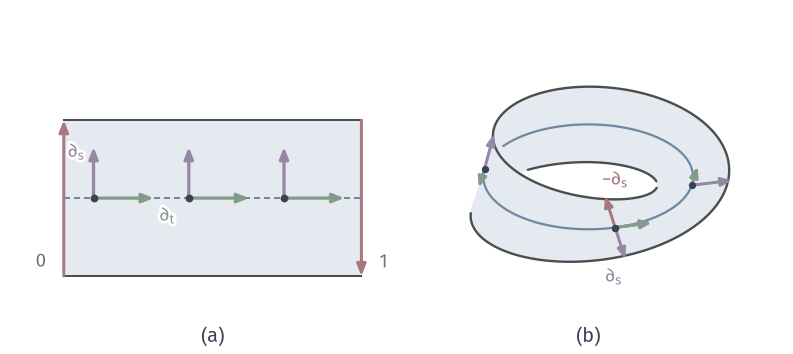

This chart was generated by the following Python code:
"""Moebius strip: flat identified rectangle, frames along the centre line, and the strip in R^3."""
from pathlib import Path
import sys
ROOT = next(p for p in Path(__file__).resolve().parents if (p/"build.sh").is_file() and (p/"tex/book.tex").is_file())
sys.path.insert(0, str(ROOT/"figures/04-spaces-measures-and-geometry/04-manifolds/matplotlib/mfd-common"))
from mfd3d import *
W, H = 112, 50
fig, ax = canvas(W, H)
# (a) rectangle [0,1] x (-1,1), right edge glued to left with a flip
x0, y0, a, b = 9, 11, 42, 11
ax.add_patch(Polygon([(x0, y0-b), (x0+a, y0-b+0), (x0+a, y0+b), (x0, y0+b)], fc=BLUE_FILL, ec='none', zorder=1))
y0 = 22
ax.patches[-1].set_xy([(x0, y0-b), (x0+a, y0-b), (x0+a, y0+b), (x0, y0+b)])
ax.plot([x0, x0+a], [y0, y0], color=BLUE, lw=.8, ls=(0, (3, 2)), zorder=2)
ax.plot([x0, x0+a], [y0-b]*2, color=STROKE, lw=.8, zorder=2); ax.plot([x0, x0+a], [y0+b]*2, color=STROKE, lw=.8, zorder=2)
arrow(ax, (x0, y0-b), (x0, y0+b), color=RED, lw=1.2, scale=7, zorder=4)
arrow(ax, (x0+a, y0+b), (x0+a, y0-b), color=RED, lw=1.2, scale=7, zorder=4)
for k, t in enumerate((.1, .42, .74)):
    P = np.array([x0+a*t, y0])
    arrow(ax, P, P+[8.5, 0], color=GREEN, lw=1.3, scale=6.8, zorder=6)
    arrow(ax, P, P+[0, 7.2], color=PURPLE, lw=1.3, scale=6.8, zorder=6)
    dot(ax, P, INK, size=1.1, zorder=7)
label(ax, (x0+a*.1+10.4, y0-2.4), r'$\partial_t$', 7.5, GREEN, halo=True)
label(ax, (x0+a*.1-2.4, y0+6.6), r'$\partial_s$', 7.5, PURPLE, halo=True)
label(ax, (x0-3.2, y0-b+2), '$0$', 7.5, MUTED, zorder=9); label(ax, (x0+a+3.2, y0-b+2), '$1$', 7.5, MUTED)
panel_tag(ax, x0+a/2, 1.7, '(a)')
# (b) surface
R, hw = 2.0, .72
def S(t, s):
    return np.stack([(R+s*np.cos(t/2))*np.cos(t), (R+s*np.cos(t/2))*np.sin(t), s*np.sin(t/2)], -1)
pl = Placed(View(-55, 30), 83, 25, 7.4)
nt, ns = 360, 30
T = np.linspace(0, 2*np.pi, nt+1); Sg = np.linspace(-hw, hw, ns+1)
polys, depths = [], []
for i in range(nt):
    for j in range(ns):
        c = S(np.array([T[i], T[i+1], T[i+1], T[i]]), np.array([Sg[j], Sg[j], Sg[j+1], Sg[j+1]]))
        polys.append(pl(c)); depths.append(pl.view.depth(c.mean(0)))
order = np.argsort(depths)
ax.add_collection(PolyCollection([polys[k] for k in order], facecolors=BLUE_FILL, edgecolors=BLUE_FILL, linewidths=.25, zorder=1))
ts = np.linspace(0, 4*np.pi, 1441)
edge = S(ts, hw*np.ones_like(ts))
xy = pl(edge)
# edge curve with occlusion against the sorted surface: draw per segment using depth of nearest facet
Pc = np.array([p.mean(0) for p in polys]); Dc = np.array(depths)
vis = []
for q, d in zip(xy, pl.view.depth(edge)):
    near = np.sum((Pc-q)**2, 1) < 1.2**2
    vis.append(d >= Dc[near].max()-.6 if near.any() else True)
vis = np.array(vis)
split_plot(ax, xy, vis, STROKE, lw=.95, hidden=False, zorder=3)
tc = np.linspace(0, 2*np.pi, 721); cc = S(tc, 0*tc)
vc = np.array([d >= Dc[np.sum((Pc-q)**2, 1) < 1.2**2].max()-.55 for q, d in zip(pl(cc), pl.view.depth(cc))])
split_plot(ax, pl(cc), vc, BLUE, lw=.9, hidden=False, zorder=3)
def frame(t, ds_col=PURPLE):
    p = S(np.array(t), np.array(0.)); dt = S(np.array(t+1e-4), np.array(0.))-p; dt /= np.linalg.norm(dt)
    ds = S(np.array(t), np.array(1.))-p; ds /= np.linalg.norm(ds)
    P = pl(p)
    arrow(ax, P, pl(p+.72*dt), color=GREEN, lw=1.2, scale=6.2, zorder=8)
    arrow(ax, P, pl(p+.8*ds), color=ds_col, lw=1.2, scale=6.2, zorder=8)
    dot(ax, P, INK, size=1.0, zorder=9)
    return pl(p+.8*ds)
t0 = -.7
for tt in (t0+1.15, t0+.0):
    q = frame(tt)
label(ax, q+[-1.6, -2.4], r'$\partial_s$', 7.5, PURPLE, halo=True)
q = frame(t0+2*np.pi, RED)
label(ax, q+[1.4, 2.4], r'$-\partial_s$', 7.5, RED, halo=True)
frame(t0+4.3)
panel_tag(ax, 83, 1.7, '(b)')
save(fig, Path(__file__).resolve().parent, 'figure', {'formula': 'S(t,s)=((2+s cos(t/2))cos t,(2+s cos(t/2))sin t,s sin(t/2)), |s|<=0.72; frames at visible points of the centre line'})
